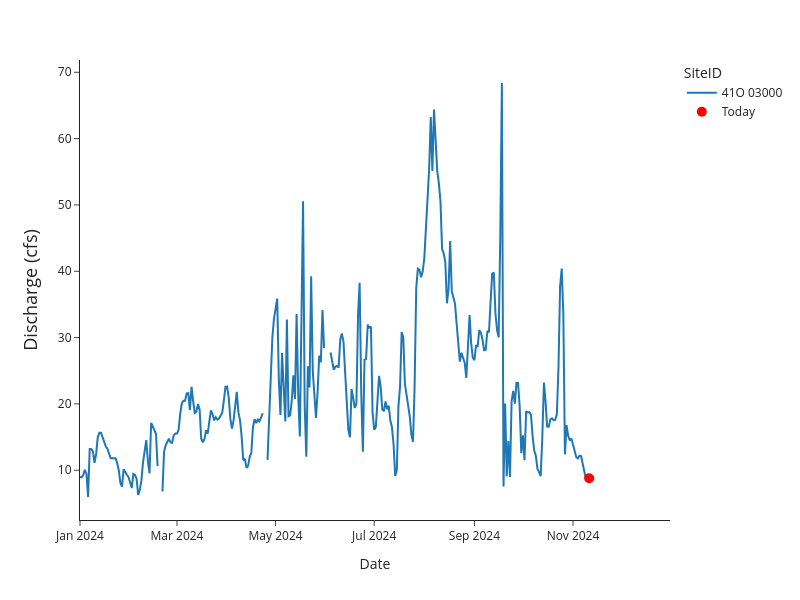

Source (notebook cell):
### Code cell
fig = px.line(sphill.data, x='Date', y='RecordedValue', 
              color='SiteID',
              template='simple_white')
fig.add_traces(go.Scatter(x=sphill.data[sphill.data['Date'] == '2024-11-11'].Date, y=[sphill.data['RecordedValue'].iloc[-1]], 
                          mode='markers', 
                          name='Today',
                          marker=dict(
                              size=10,
                              color='red'
                          )))
fig.update_layout(width=800, height=600)
fig.update_layout(yaxis=dict(title=dict(text='Discharge (cfs)', font=dict(size=18))))
fig.update_xaxes(range=['2024-01-01', '2024-12-31'])
fig.show()

### Figure 1 — Plotly figure (JSON) as saved in the notebook; plotly's stock layout.template omitted (floating-point values rounded to 4 significant figures; data arrays with more than 128 entries replaced by an {"elided": "..."} marker saying what was removed)
{"data": [{"hovertemplate": "SiteID=41O 03000<br>Date=%{x}<br>RecordedValue=%{y}<extra></extra>", "legendgroup": "41O 03000", "line": {"color": "#1F77B4", "dash": "solid"}, "marker": {"symbol": "circle"}, "mode": "lines", "name": "41O 03000", "orientation": "v", "showlegend": true, "type": "scatter", "x": {"elided": "312 str values"}, "xaxis": "x", "y": {"elided": "312 float values"}, "yaxis": "y"}, {"marker": {"color": "red", "size": 10}, "mode": "markers", "name": "Today", "type": "scatter", "x": ["2024-11-11"], "y": [8.784]}], "layout": {"height": 600, "legend": {"title": {"text": "SiteID"}, "tracegroupgap": 0}, "margin": {"t": 60}, "width": 800, "xaxis": {"anchor": "y", "domain": [0, 1], "range": ["2024-01-01", "2024-12-31"], "title": {"text": "Date"}}, "yaxis": {"anchor": "x", "domain": [0, 1], "title": {"font": {"size": 18}, "text": "Discharge (cfs)"}}}}
